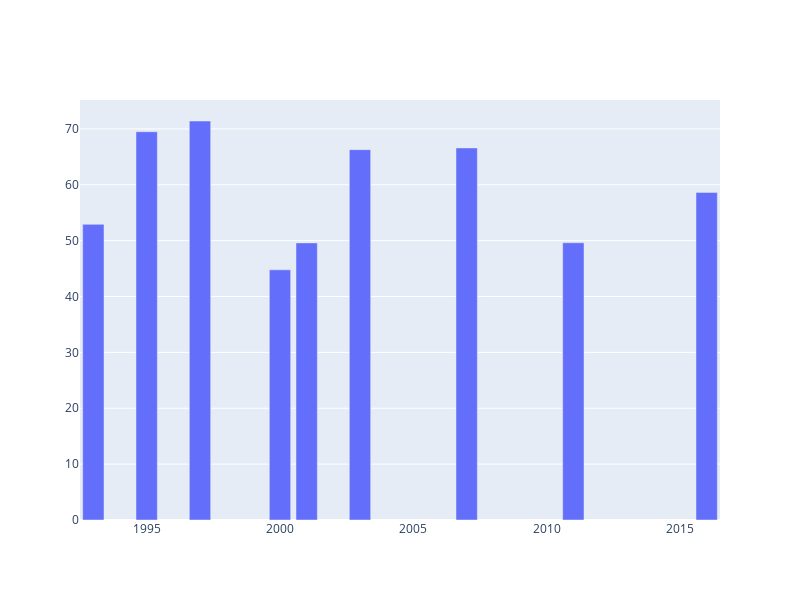

Notebook source saved alongside this figure:
### Code cell
# Songs by unique tokens
df_w_tokens['unique_tokens_count'] = df_w_tokens['tokens'].apply(lambda x: len(set(x)))
y = df_w_tokens.groupby('album_release_year')['unique_tokens_count'].mean()

fig = go.Figure(
    data=[go.Bar(x=df_w_tokens['album_release_year'].drop_duplicates(), y=y)],
    layout=go.Layout(height=600, width=800)
)
fig.show()

### Figure 1 — Plotly figure (JSON) as saved in the notebook; plotly's stock layout.template omitted (floating-point values rounded to 4 significant figures)
{"data": [{"type": "bar", "x": [1993, 1995, 1997, 2000, 2001, 2003, 2007, 2011, 2016], "y": [52.92, 69.5, 71.42, 44.78, 49.6, 66.29, 66.6, 49.62, 58.64]}], "layout": {"height": 600, "width": 800}}
